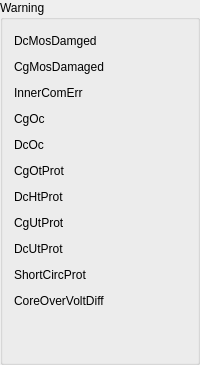
    <widget class="QGroupBox" name="groupBoxWarn">
     <property name="title">
      <string>Warning</string>
     </property>
     <layout class="QVBoxLayout" name="verticalLayout_24">
      <item>
       <layout class="QVBoxLayout" name="verticalLayout_28">
        <item>
         <layout class="QGridLayout" name="gridLayout_4" columnstretch="2,1">
          <item row="2" column="1">
           <widget class="QLabel" name="labelWarning11">
            <property name="minimumSize">
             <size>
              <width>20</width>
              <height>20</height>
             </size>
            </property>
            <property name="text">
             <string/>
            </property>
           </widget>
          </item>
          <item row="3" column="0">
           <widget class="QLabel" name="label_119">
            <property name="font">
             <font>
              <pointsize>9</pointsize>
             </font>
            </property>
            <property name="text">
             <string>CgOc</string>
            </property>
           </widget>
          </item>
          <item row="3" column="1">
           <widget class="QLabel" name="labelWarning2">
            <property name="minimumSize">
             <size>
              <width>20</width>
              <height>20</height>
             </size>
            </property>
            <property name="text">
             <string/>
            </property>
           </widget>
          </item>
          <item row="10" column="1">
           <widget class="QLabel" name="labelWarning1">
            <property name="minimumSize">
             <size>
              <width>20</width>
              <height>20</height>
             </size>
            </property>
            <property name="text">
             <string/>
            </property>
           </widget>
          </item>
          <item row="9" column="1">
           <widget class="QLabel" name="labelWarning4">
            <property name="minimumSize">
             <size>
              <width>20</width>
              <height>20</height>
             </size>
            </property>
            <property name="text">
             <string/>
            </property>
           </widget>
          </item>
          <item row="1" column="0">
           <widget class="QLabel" name="label_117">
            <property name="font">
             <font>
              <pointsize>9</pointsize>
             </font>
            </property>
            <property name="text">
             <string>CgMosDamaged</string>
            </property>
           </widget>
          </item>
          <item row="0" column="0">
           <widget class="QLabel" name="label_116">
            <property name="font">
             <font>
              <pointsize>9</pointsize>
             </font>
            </property>
            <property name="text">
             <string>DcMosDamged</string>
            </property>
           </widget>
          </item>
          <item row="9" column="0">
           <widget class="QLabel" name="label_131">
            <property name="font">
             <font>
              <pointsize>9</pointsize>
             </font>
            </property>
            <property name="text">
             <string>ShortCircProt</string>
            </property>
           </widget>
          </item>
          <item row="2" column="0">
           <widget class="QLabel" name="label_118">
            <property name="font">
             <font>
              <pointsize>9</pointsize>
             </font>
            </property>
            <property name="text">
             <string>InnerComErr</string>
            </property>
           </widget>
          </item>
          <item row="10" column="0">
           <widget class="QLabel" name="label_124">
            <property name="font">
             <font>
              <pointsize>9</pointsize>
             </font>
            </property>
            <property name="text">
             <string>CoreOverVoltDiff</string>
            </property>
           </widget>
          </item>
          <item row="7" column="0">
           <widget class="QLabel" name="label_123">
            <property name="text">
             <string>CgUtProt</string>
            </property>
           </widget>
          </item>
          <item row="8" column="0">
           <widget class="QLabel" name="label_133">
            <property name="text">
             <string>DcUtProt</string>
            </property>
           </widget>
          </item>
          <item row="4" column="1">
           <widget class="QLabel" name="labelWarning3">
            <property name="minimumSize">
             <size>
              <width>20</width>
              <height>20</height>
             </size>
            </property>
            <property name="text">
             <string/>
            </property>
           </widget>
          </item>
          <item row="6" column="1">
           <widget class="QLabel" name="labelWarning6">
            <property name="minimumSize">
             <size>
              <width>20</width>
              <height>20</height>
             </size>
            </property>
            <property name="text">
             <string/>
            </property>
           </widget>
          </item>
          <item row="5" column="1">
           <widget class="QLabel" name="labelWarning5">
            <property name="minimumSize">
             <size>
              <width>20</width>
              <height>20</height>
             </size>
            </property>
            <property name="text">
             <string/>
            </property>
           </widget>
          </item>
          <item row="6" column="0">
           <widget class="QLabel" name="label_122">
            <property name="font">
             <font>
              <pointsize>9</pointsize>
             </font>
            </property>
            <property name="text">
             <string>DcHtProt</string>
            </property>
           </widget>
          </item>
          <item row="5" column="0">
           <widget class="QLabel" name="label_121">
            <property name="font">
             <font>
              <pointsize>9</pointsize>
             </font>
            </property>
            <property name="text">
             <string>CgOtProt</string>
            </property>
           </widget>
          </item>
          <item row="4" column="0">
           <widget class="QLabel" name="label_120">
            <property name="font">
             <font>
              <pointsize>9</pointsize>
             </font>
            </property>
            <property name="text">
             <string>DcOc</string>
            </property>
           </widget>
          </item>
          <item row="0" column="1">
           <widget class="QLabel" name="labelWarning10">
            <property name="minimumSize">
             <size>
              <width>20</width>
              <height>20</height>
             </size>
            </property>
            <property name="text">
             <string/>
            </property>
           </widget>
          </item>
          <item row="7" column="1">
           <widget class="QLabel" name="labelWarning7">
            <property name="minimumSize">
             <size>
              <width>20</width>
              <height>20</height>
             </size>
            </property>
            <property name="text">
             <string/>
            </property>
           </widget>
          </item>
          <item row="8" column="1">
           <widget class="QLabel" name="labelWarning8">
            <property name="minimumSize">
             <size>
              <width>20</width>
              <height>20</height>
             </size>
            </property>
            <property name="text">
             <string/>
            </property>
           </widget>
          </item>
          <item row="1" column="1">
           <widget class="QLabel" name="labelWarning9">
            <property name="minimumSize">
             <size>
              <width>20</width>
              <height>20</height>
             </size>
            </property>
            <property name="text">
             <string/>
            </property>
           </widget>
          </item>
         </layout>
        </item>
       </layout>
      </item>
      <item>
       <spacer name="verticalSpacer_8">
        <property name="orientation">
         <enum>Qt::Vertical</enum>
        </property>
        <property name="sizeHint" stdset="0">
         <size>
          <width>20</width>
          <height>40</height>
         </size>
        </property>
       </spacer>
      </item>
     </layout>
    </widget>
